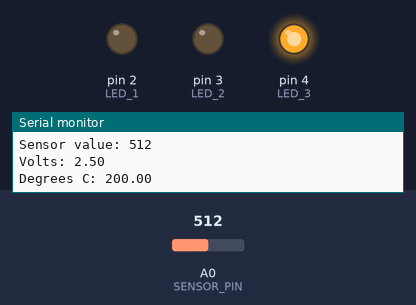
A sketch run on a simulated Arduino Uno, built with avr-gcc and run on an emulated ATmega328P. Parts: output pins drawn as LEDs (lit = HIGH), the last lines printed to the serial monitor. The inputs (shaded band) are chosen by the test bench; at power-on: A0 (SENSOR_PIN) = 512.

Above: at 1.2 s.
1.3 s: A0 (SENSOR_PIN) set to 172
4.3 s: A0 (SENSOR_PIN) set to 163
At 5.2 s:
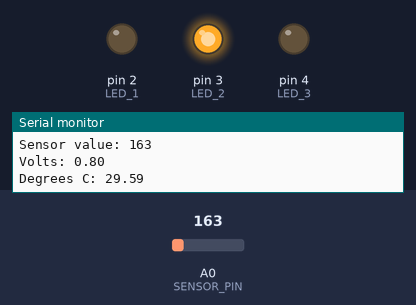
5.8 s: A0 (SENSOR_PIN) set to 122
At 6.8 s:
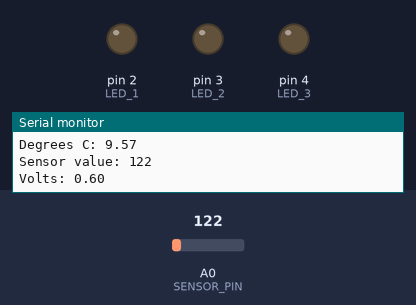
Timing chart, 0 to 8.8 s (numbered marks = the images above; inputs shaded):
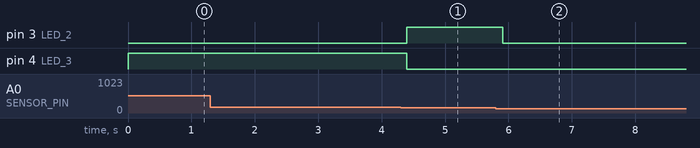

The sketch:

LoveOMeter.ino
```cpp
const byte SENSOR_PIN = A0; // connect TMP sensor to A0
const byte LED_1      = 2;  // connect LED 1 to 2
const byte LED_2      = 3;  // connect LED 2 to ~3
const byte LED_3      = 4;  // connect LED 3 to 4

const float BASE_TEMP = 24.0;

unsigned int sensor_val;

void setup() {
    Serial.begin(9600);

    for (byte pin = LED_1; pin <= LED_3; pin++) {
        pinMode(pin, OUTPUT);
        digitalWrite(pin, LOW);
    }
}

void loop() {
    // read & print temperature value
    sensor_val = analogRead(SENSOR_PIN);
    Serial.print("Sensor value: ");
    Serial.println(sensor_val);

    // map & print temperature value to voltage
    float voltage = (sensor_val / 1024.0) * 5.0;
    Serial.print("Volts: ");
    Serial.println(voltage);

    // from voltage, define temperature
    float temperature = (voltage - 0.5) * 100;
    Serial.print("Degrees C: ");
    Serial.println(temperature);
    Serial.println();

    // from temperature, indicate the LEDs
    if ((temperature >= BASE_TEMP)
            && (temperature < BASE_TEMP + 2)) {
        digitalWrite(LED_1, HIGH);
        digitalWrite(LED_2, HIGH); // level 1: all LEDs turned on
        digitalWrite(LED_3, HIGH);
    } else if (temperature < BASE_TEMP) {
        digitalWrite(LED_1, LOW);
        digitalWrite(LED_2, LOW); // level 0: all LEDs turned off
        digitalWrite(LED_3, LOW);
    } else if ((temperature >= BASE_TEMP + 2)
               && (temperature < BASE_TEMP + 4)) {
        digitalWrite(LED_1, HIGH);
        digitalWrite(LED_2, LOW); // level 2: LED_1 turned on, LEDs 2 & 3 turned off
        digitalWrite(LED_3, LOW);
    } else if ((temperature >= BASE_TEMP + 4)
               && (temperature < BASE_TEMP + 6)) {
        digitalWrite(LED_1, LOW);
        digitalWrite(LED_2, HIGH); // level 3: LED_2 turned on, LEDs 1 & 3 turned off
        digitalWrite(LED_3, LOW);
    } else {
        digitalWrite(LED_1, LOW);
        digitalWrite(LED_2, LOW); // level 4: LED 3 turned on, LEDs 1 & 2 turned off
        digitalWrite(LED_3, HIGH);
    }
}\
```

Measured:
- the behaviour switches between 164 and 163 on A0 (SENSOR_PIN) (found by bisection; images 0 and 1)
- after the input at 4.3 s, pin 3 (LED_2): LOW → HIGH after 0.09 s; pin 4 (LED_3): HIGH → LOW after 0.09 s
- after the input at 5.8 s, pin 3 (LED_2): HIGH → LOW after 0.11 s
